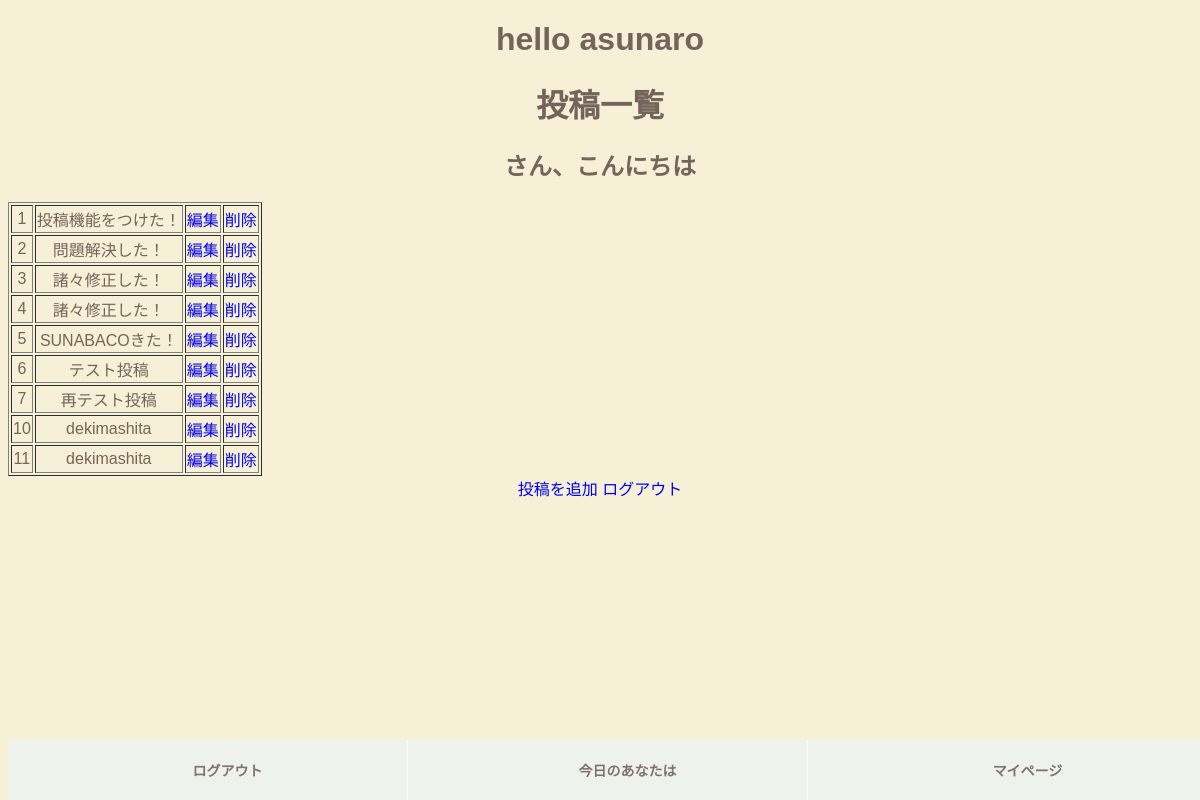
Page /list on the committed database.
### tables this page shows
CREATE TABLE "posts_test" (
	"ID"	INTEGER,
	"posting"	TEXT,
	PRIMARY KEY("ID" AUTOINCREMENT)
);

### app.py (the view)
@app.route("/list" )
def posting_list():
    conn = sqlite3.connect("asunaro.db")
    c = conn.cursor()
    c.execute("SELECT * FROM posts_test")
    post_list = [] #空箱作った
    for post in c.fetchall():
        post_list.append(
            {"id":post[0],"posting":post[1]}
        )
    conn.close()
    print(post_list)
    return  render_template("growth.html", post_list = post_list)

### templates/growth.html (shortened to what this page needs)
<!DOCTYPE html>
<html lang="jp">
<head>
    <link rel="stylesheet" href="../static/growth.css">
</head>
<body>
<h1>hello asunaro</h1>
<h1>投稿一覧</h1>
<h2>{{user_id}}さん、こんにちは</h2>
<table border= "1px">
   {% for post in post_list %}
    <tr>
        <td>{{post.id}}</td>
		<td>{{post.posting}}</td>
		<td><a href="/edit/{{post.id}}">編集</a></td>
        <td><a href="/del/{{post.id}}">削除</a></td>
    </tr>
	{% endfor %}
</table>
<a href="/post">投稿を追加</a>
<a href="/logout">ログアウト</a>
<div id="sp-fixed-menu" class="for-sp">
	<ul>
		<li><a onclick="confirmFunction1()">ログアウト</a></li>
		<li><a href="/post" >今日のあなたは</a></li>
		<li><a href="/myp">マイページ</a></li>
	</ul>
</div>
</body>
</html>

### static/growth.css (style rules this page uses)
a { text-decoration:none; }
body { font-family: "Noto Sans Japanese", "ヒラギノ角ゴ Pro W3", "Hiragino Kaku Gothic Pro", "ヒラギノ角ゴ ProN W3", "Hiragino Kaku Gothic ProN", "游ゴシック", YuGothic, "メイリオ", "Meiryo", "HGPｺﾞｼｯｸM", "Osaka", "ＭＳ Ｐゴシック", sans-serif, Century Gothic, Arial; background: #F5F0D6; color: #74645C; text-align: center; }
#sp-fixed-menu { position: fixed; width: 100%; bottom: 0px; font-size: 0; opacity: 0.9; z-index: 99; }
#sp-fixed-menu ul { display: flex; list-style: none; padding:0; margin:0; width:100%; }
#sp-fixed-menu li { justify-content: center; align-items: center; width: 50%; padding:0; margin:0; font-size: 14px; font-weight: 900; border-right: 1px solid #fff; }
#sp-fixed-menu li a { color: #74645C; text-align: center; display:block; width: 100%; padding:20px; }
#sp-fixed-menu li:first-of-type { background: #EEF2EF; }
#sp-fixed-menu li:nth-of-type(2) { background: #EEF2EF; }
#sp-fixed-menu li:last-of-type { background: #EEF2EF;main }

### rows in the picture
posts_test: id "1", posting "投稿機能をつけた！"
posts_test: id "2", posting "問題解決した！"
posts_test: id "3", posting "諸々修正した！"
posts_test: id "4", posting "諸々修正した！"
posts_test: id "5", posting "SUNABACOきた！"
posts_test: id "6", posting "テスト投稿"
posts_test: id "7", posting "再テスト投稿"
posts_test: id "10", posting "dekimashita"
posts_test: id "11", posting "dekimashita"
